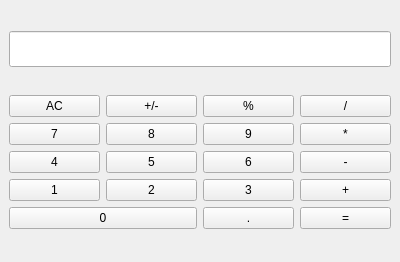
<?xml version="1.0" encoding="UTF-8"?>
<ui version="4.0">
 <class>MainWindow</class>
 <widget class="QMainWindow" name="MainWindow">
  <property name="geometry">
   <rect>
    <x>0</x>
    <y>0</y>
    <width>400</width>
    <height>262</height>
   </rect>
  </property>
  <property name="windowTitle">
   <string>Calculator</string>
  </property>
  <widget class="QWidget" name="centralwidget">
   <layout class="QVBoxLayout" name="mainLayout">
    <item>
     <widget class="QLineEdit" name="display">
      <property name="font">
       <font>
        <pointsize>18</pointsize>
       </font>
      </property>
      <property name="alignment">
       <set>Qt::AlignRight</set>
      </property>
      <property name="readOnly">
       <bool>true</bool>
      </property>
     </widget>
    </item>
    <item>
     <layout class="QGridLayout" name="buttonLayout">
      <item row="0" column="0">
       <widget class="QPushButton" name="buttonClear">
        <property name="text">
         <string>AC</string>
        </property>
       </widget>
      </item>
      <item row="0" column="1">
       <widget class="QPushButton" name="buttonSign">
        <property name="text">
         <string>+/-</string>
        </property>
       </widget>
      </item>
      <item row="0" column="2">
       <widget class="QPushButton" name="buttonPercent">
        <property name="text">
         <string>%</string>
        </property>
       </widget>
      </item>
      <item row="0" column="3">
       <widget class="QPushButton" name="buttonDivide">
        <property name="text">
         <string>/</string>
        </property>
       </widget>
      </item>
      <item row="1" column="0">
       <widget class="QPushButton" name="button7">
        <property name="text">
         <string>7</string>
        </property>
       </widget>
      </item>
      <item row="1" column="1">
       <widget class="QPushButton" name="button8">
        <property name="text">
         <string>8</string>
        </property>
       </widget>
      </item>
      <item row="1" column="2">
       <widget class="QPushButton" name="button9">
        <property name="text">
         <string>9</string>
        </property>
       </widget>
      </item>
      <item row="1" column="3">
       <widget class="QPushButton" name="buttonMultiply">
        <property name="text">
         <string>*</string>
        </property>
       </widget>
      </item>
      <item row="2" column="0">
       <widget class="QPushButton" name="button4">
        <property name="text">
         <string>4</string>
        </property>
       </widget>
      </item>
      <item row="2" column="1">
       <widget class="QPushButton" name="button5">
        <property name="text">
         <string>5</string>
        </property>
       </widget>
      </item>
      <item row="2" column="2">
       <widget class="QPushButton" name="button6">
        <property name="text">
         <string>6</string>
        </property>
       </widget>
      </item>
      <item row="2" column="3">
       <widget class="QPushButton" name="buttonSubtract">
        <property name="text">
         <string>-</string>
        </property>
       </widget>
      </item>
      <item row="3" column="0">
       <widget class="QPushButton" name="button1">
        <property name="text">
         <string>1</string>
        </property>
       </widget>
      </item>
      <item row="3" column="1">
       <widget class="QPushButton" name="button2">
        <property name="text">
         <string>2</string>
        </property>
       </widget>
      </item>
      <item row="3" column="2">
       <widget class="QPushButton" name="button3">
        <property name="text">
         <string>3</string>
        </property>
       </widget>
      </item>
      <item row="3" column="3">
       <widget class="QPushButton" name="buttonAdd">
        <property name="text">
         <string>+</string>
        </property>
       </widget>
      </item>
      <item row="4" column="0" colspan="2">
       <widget class="QPushButton" name="button0">
        <property name="text">
         <string>0</string>
        </property>
       </widget>
      </item>
      <item row="4" column="2">
       <widget class="QPushButton" name="buttonDot">
        <property name="text">
         <string>.</string>
        </property>
       </widget>
      </item>
      <item row="4" column="3">
       <widget class="QPushButton" name="buttonEquals">
        <property name="text">
         <string>=</string>
        </property>
       </widget>
      </item>
     </layout>
    </item>
   </layout>
  </widget>
 </widget>
 <resources/>
 <connections/>
</ui>
